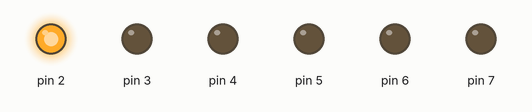
A sketch run on a simulated Arduino Uno, built with avr-gcc and run on an emulated ATmega328P. Parts: output pins drawn as LEDs (lit = HIGH).

Above: at 0.5 s.
At 4.5 s:
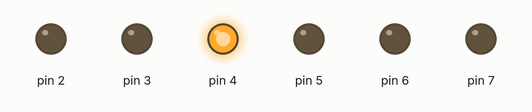
At 6.5 s:
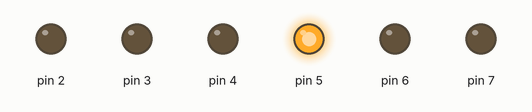
At 7.5 s:
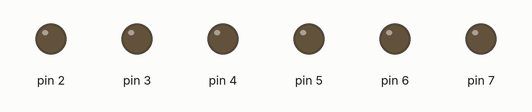
At 10.5 s:
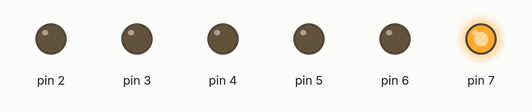
At 14.5 s:
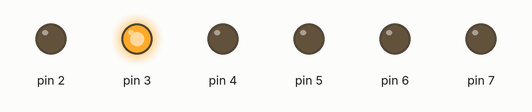
Timing chart, 0 to 15.6 s (numbered marks = the images above):
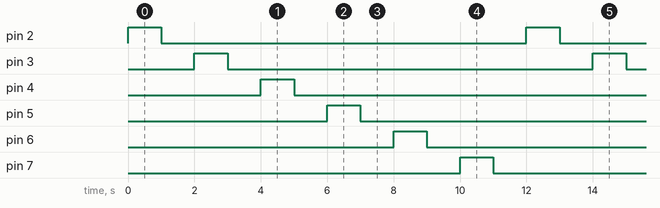

Measured:
- by itself, pin 2–7: alternates HIGH for 1.0 s and LOW for 11.0 s
- by itself, everything shown: repeats every 12.0 s, in 12 steps

The sketch:

Program1.2.a.ino
```cpp
int timer = 1000;
void setup() {
  for (int thisPin = 2; thisPin < 8; thisPin++)
 {
 pinMode(thisPin, OUTPUT);
  }
  }

void loop() {
  for (int thisPin = 2; thisPin < 8; thisPin++) {
    digitalWrite(thisPin, HIGH);
    delay(timer);
   digitalWrite(thisPin, LOW);
   delay(timer);
  }
  }
```
